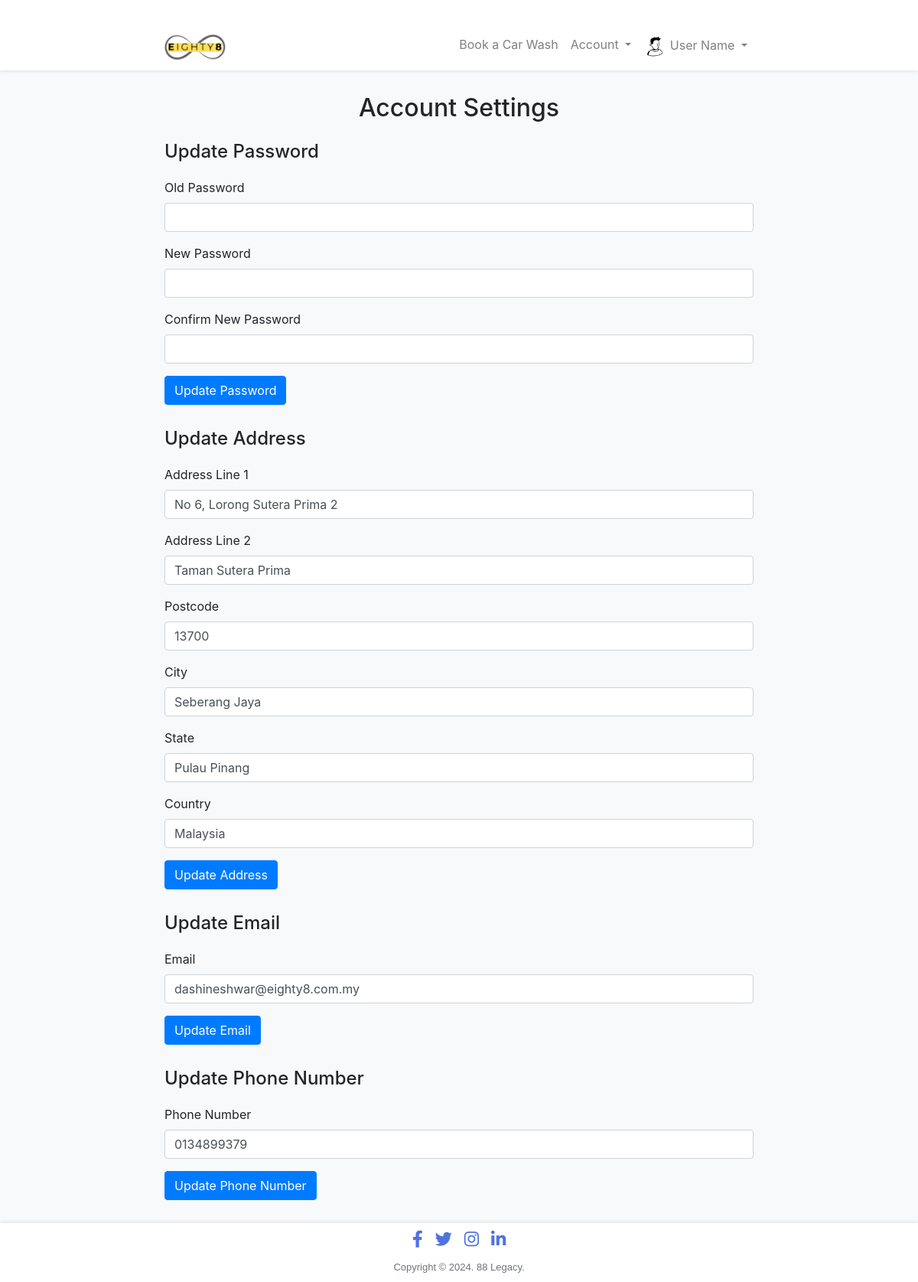
The app's page /User/account_settings.php (signed in) with its own data.
### tables this page shows
CREATE TABLE `users` (
  `id` bigint(20) NOT NULL,
  `username` varchar(255) NOT NULL,
  `password` varchar(255) NOT NULL,
  `email` varchar(255) NOT NULL,
  `address_line_1` varchar(255) NOT NULL,
  `address_line_2` varchar(255) NOT NULL,
  `postcode` varchar(255) NOT NULL,
  `city` varchar(255) NOT NULL,
  `state` varchar(255) NOT NULL,
  `country` varchar(255) NOT NULL,
  `phone_no` varchar(255) NOT NULL,
  `acc_status` varchar(255) NOT NULL,
  `full_name` varchar(255) NOT NULL,
  `created_at` timestamp NOT NULL DEFAULT current_timestamp() ON UPDATE current_timestamp()
);

### User/account_settings.php (the view, shortened to what this page needs)
<?php
include '../includes/topbar.php';
$user_id = $_SESSION['id'];
$query = "SELECT * FROM users WHERE id = ?";
$stmt = $conn->prepare($query);
$stmt->bind_param("i", $user_id);
$stmt->execute();
$user = $stmt->get_result()->fetch_assoc();
?>
<!DOCTYPE html>
<html lang="en">
<head>
    <link rel="stylesheet" href="https://stackpath.bootstrapcdn.com/bootstrap/4.5.2/css/bootstrap.min.css">
    <link rel="stylesheet" href="https://cdnjs.cloudflare.com/ajax/libs/font-awesome/5.15.3/css/all.min.css">
</head>
<body>
<div class="container">
    <h2 class="text-center mb-4">Account Settings</h2>
    <div class="form-section">
        <h4>Update Password</h4>
        <form id="password-form">
            <div class="form-group">
                <label for="old-password">Old Password</label>
                <input type="password" id="old-password" name="old_password" class="form-control" required>
            </div>
            <div class="form-group">
                <label for="new-password">New Password</label>
                <input type="password" id="new-password" name="new_password" class="form-control" required>
            </div>
            <div class="form-group">
                <label for="confirm-password">Confirm New Password</label>
                <input type="password" id="confirm-password" name="confirm_password" class="form-control" required>
            </div>
            <button type="submit" class="btn btn-primary">Update Password</button>
        </form>
    </div>
    <div class="form-section">
        <h4>Update Address</h4>
        <form id="address-form">
            <div class="form-group">
                <label for="address-line-1">Address Line 1</label>
                <input type="text" id="address-line-1" name="address_line_1" class="form-control" value="<?= htmlspecialchars($user['address_line_1']) ?>" required>
            </div>
            <div class="form-group">
                <label for="address-line-2">Address Line 2</label>
                <input type="text" id="address-line-2" name="address_line_2" class="form-control" value="<?= htmlspecialchars($user['address_line_2']) ?>">
            </div>
            <div class="form-group">
                <label for="postcode">Postcode</label>
                <input type="text" id="postcode" name="postcode" class="form-control" value="<?= htmlspecialchars($user['postcode']) ?>" required>
            </div>
            <div class="form-group">
                <label for="city">City</label>
                <input type="text" id="city" name="city" class="form-control" value="<?= htmlspecialchars($user['city']) ?>" required>
            </div>
            <div class="form-group">
                <label for="state">State</label>
                <input type="text" id="state" name="state" class="form-control" value="<?= htmlspecialchars($user['state']) ?>" required>
            </div>
            <div class="form-group">
                <label for="country">Country</label>
                <input type="text" id="country" name="country" class="form-control" value="<?= htmlspecialchars($user['country']) ?>" required>
            </div>
            <button type="submit" class="btn btn-primary">Update Address</button>
        </form>
    </div>
    <div class="form-section">
        <h4>Update Email</h4>
        <form id="email-form">
            <div class="form-group">
                <label for="email">Email</label>
                <input type="email" id="email" name="email" class="form-control" value="<?= htmlspecialchars($user['email']) ?>" required>
            </div>
            <button type="submit" class="btn btn-primary">Update Email</button>
        </form>
    </div>
    <div class="form-section">
        <h4>Update Phone Number</h4>
        <form id="phone-form">
            <div class="form-group">
                <label for="phone-no">Phone Number</label>
                <input type="text" id="phone-no" name="phone_no" class="form-control" value="<?= htmlspecialchars($user['phone_no']) ?>" required>
            </div>
            <button type="submit" class="btn btn-primary">Update Phone Number</button>
        </form>
    </div>
</div>
<?php include '../includes/footer.php'; ?>
</body>
</html>

### User/account_settings.php (style rules this page uses)
body { background-color: #f8f9fa; }
.container { margin-top: 30px; max-width: 800px; }
.form-section { margin-bottom: 30px; }
.form-section h4 { margin-bottom: 20px; }

### records on screen
users: address_line_1 "No 6, Lorong Sutera Prima 2", address_line_2 "Taman Sutera Prima", postcode "13700", city "Seberang Jaya", state "Pulau Pinang", country "Malaysia", email "dashineshwar@eighty8.com.my", phone_no "0134899379"
